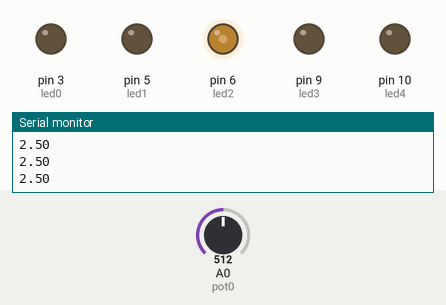
This sketch was run on a simulated Arduino Uno, built with avr-gcc and run on an emulated ATmega328P. Shown: output pins drawn as LEDs (lit = HIGH), the last lines printed to the serial monitor. The inputs (shaded band) are chosen by the test bench; at power-on: A0 (pot0) = 512.

Above: at 1.2 s.
1.3 s: A0 (pot0) set to 716
At 1.7 s:
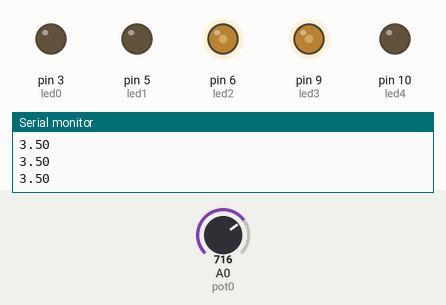
2.8 s: A0 (pot0) set to 900
At 3.9 s:
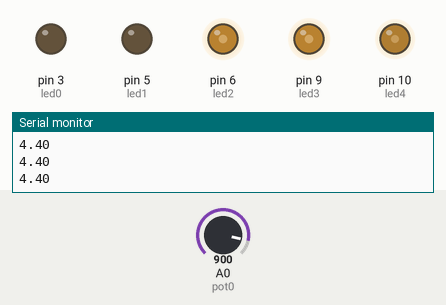
4.3 s: A0 (pot0) set to 306
At 5.0 s:
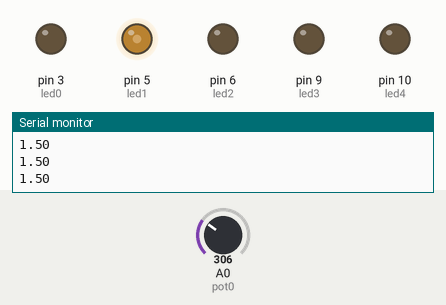
5.8 s: A0 (pot0) set to 122
At 6.3 s:
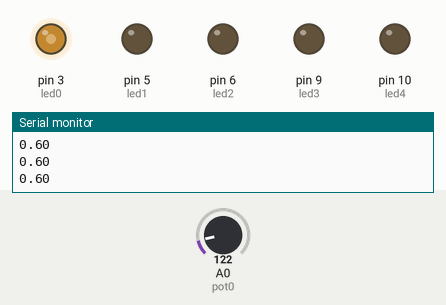
7.3 s: A0 (pot0) set to 511
At 8.5 s:
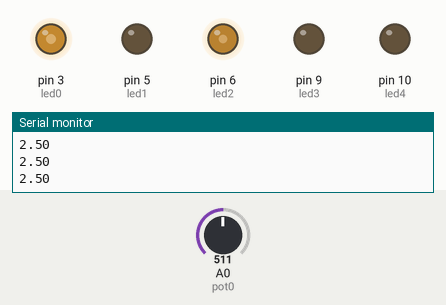
Timing chart, 0 to 9.8 s (numbered marks = the images above; inputs shaded):
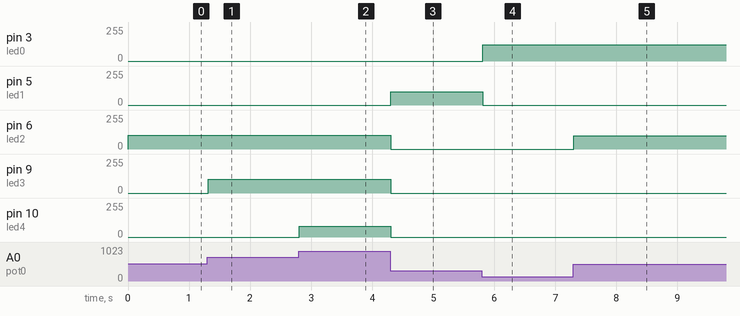

The sketch:

001_.ino
```cpp
/**********************************************************************************
**                                                                               **
**                             Velocitat de 8 LEDs                               **
**                                                                               **
**                                                                               **
**********************************************************************************/
//********** Includes *************************************************************
//********** Variables ************************************************************
const int led0 = 3;          // donar nom al pin 5 de l’Arduino
const int led1 = 5;          // donar nom al pin 6 de l’Arduino
const int led2 = 6;          // donar nom al pin 7 de l’Arduino
const int led3 = 9;          // donar nom al pin 8 de l’Arduino
const int led4 = 10;          // donar nom al pin 9 de l’Arduino
const int pot0 = A0;         // donar nom al pin A0 de l’Arduino

int entrada = 0;
int valPot0;                 // guardar valor del potenciometre
float voltatge;
//********** Setup ****************************************************************
void setup()
{
  pinMode(led0, OUTPUT);     // definir el pin 5 com una sortida
  pinMode(led1, OUTPUT);     // definir el pin 6 com una sortida
  pinMode(led2, OUTPUT);     // definir el pin 7 com una sortida
  pinMode(led3, OUTPUT);     // definir el pin 8 com una sortida
  pinMode(led4, OUTPUT);     // definir el pin 9 com una sortida

  Serial.begin(9600);
}

//********** Loop *****************************************************************
void loop()
{
  entrada = analogRead(pot0);   // llegir valor del potenciòmetre
  valPot0 = analogRead(pot0);

  float voltatge;
  voltatge = entrada * (5.0 / 1023.0);
  Serial.println(voltatge);

  if (voltatge >0 && voltatge <1)
  {
  analogWrite(led0,valPot0  );    // posar a 5V el pin 5
  digitalWrite(led1, LOW);    // posar a 5V el pin 6
  digitalWrite(led2, LOW);    // posar a 5V el pin 7
  digitalWrite(led3, LOW);    // posar a 5V el pin 8
  digitalWrite(led4, LOW);    // posar a 5V el pin 9
  }
  if(voltatge >=1 && voltatge <2)
  {
  analogWrite(led1,valPot0-204.6);     // posar a 0V el pin 6
  digitalWrite(led2, LOW);     // posar a 0V el pin 7
  digitalWrite(led3, LOW);     // posar a 0V el pin 8
  digitalWrite(led4, LOW);     // posar a 0V el pin 9
  }
  if(voltatge >=2 && voltatge <3)
  {
  analogWrite(led2, valPot0-409.2);     // posar a 0V el pin 7
  digitalWrite(led3, LOW);     // posar a 0V el pin 8
  digitalWrite(led4, LOW);     // posar a 0V el pin 9
  }
  if(voltatge >=3 && voltatge <4)
  {
  analogWrite(led3, valPot0-613.8);     // posar a 0V el pin 8
  digitalWrite(led4, LOW);     // posar a 0V el pin 9
  }
  if(voltatge >=4 && voltatge <5)
  {

  analogWrite(led4, valPot0-818.4);     // posar a 0V el pin 9
  }
}
//********** Funcions *************************************************************
```

Measured:
- after the input at 1.3 s, pin 9 (led3): 0/255 → 102/255 at once
- after the input at 2.8 s, pin 10 (led4): 0/255 → 81/255 at once
- after the input at 4.3 s, pin 5 (led1): 0/255 → 101/255 at once; pin 6 (led2), pin 9 (led3): 102/255 → 0/255 at once; pin 10 (led4): 81/255 → 0/255 at once
- after the input at 5.8 s, pin 3 (led0): 0/255 → 122/255 at once; pin 5 (led1): 101/255 → 0/255 at once
- after the input at 7.3 s, pin 6 (led2): 0/255 → 101/255 at once
